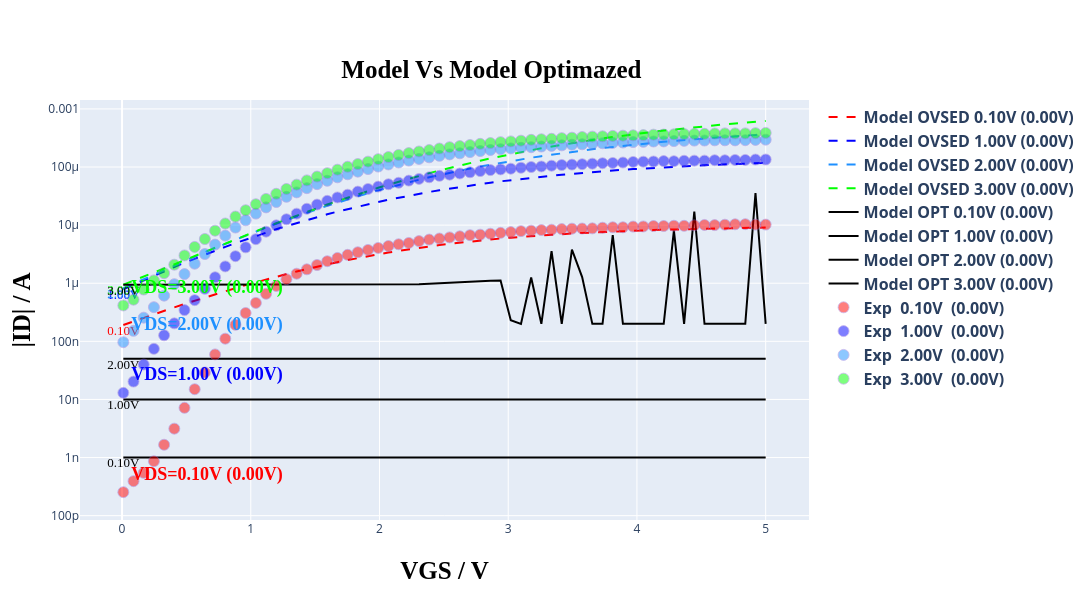
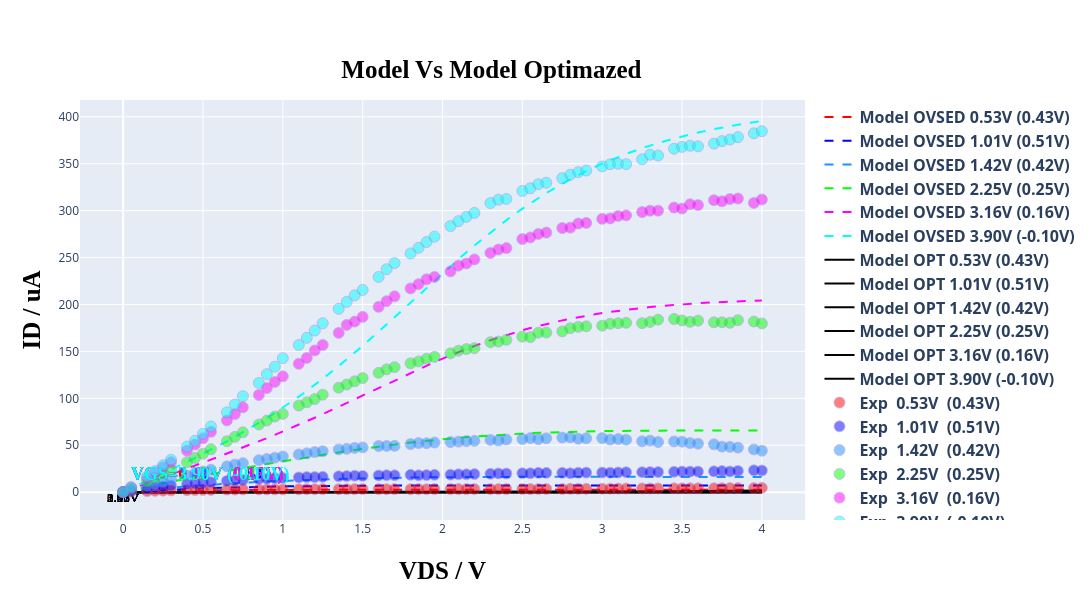

Notebook cell for these charts, in order:
### Markdown cell above
---
## **Comparing** ✅
---
This section aims to evaluate the model's performance relative to the initial data. Visual observation allows assessing whether the model significantly outperformed the initial coefficients.

In this section, simply execute the cells below; no explicit modifications are required.

### Code cell
# @title #### **Print grafics plots of model Optimizad and model data.** { run: "auto" }
# @markdown ### ***Choice the plot that you want to view:***
# @markdown ---
option = 'Show both curves comp' # @param ["Show Transfer curve opt", "Show output curve opt", "Show both curves opt", "Show Transfer curve comp", "Show output curve comp", "Show both curves comp"]

model_opt = create_optimized_model(read, TFTModel, n_points, type_curve_plot, coeff_opt, input_voltage, Vv, load_idleak, width_t, count_transfer, tp_tst, settings['experimental_data_scale_transfer'], settings['current_typic'], resistance, current, path_voltages=path_voltages)

in_model_data_opt, in_exp_data_opt, out_model_data_opt, out_exp_data_opt, in_model_data_comp, in_exp_data_comp, out_model_data_comp, out_exp_data_comp = get_model_data(read, count_transfer, count_output, Vv, Id, model_opt, model, compare=True)

# The comparison view reuses the same discovered/filtered nominal tensions as the main plot.
plot_curves(option, plot, list_tension, list_tension_shift, count_transfer, in_model_data_comp, out_model_data_comp, in_exp_data_comp, out_exp_data_comp, shift_list, settings.get('selected_curves', settings.get('select_files', '')), settings['current_typic'], type_curve_plot, compare=True)

error(in_exp_data_opt, in_model_data_opt, out_exp_data_opt, out_model_data_opt)
print('\n\n')
